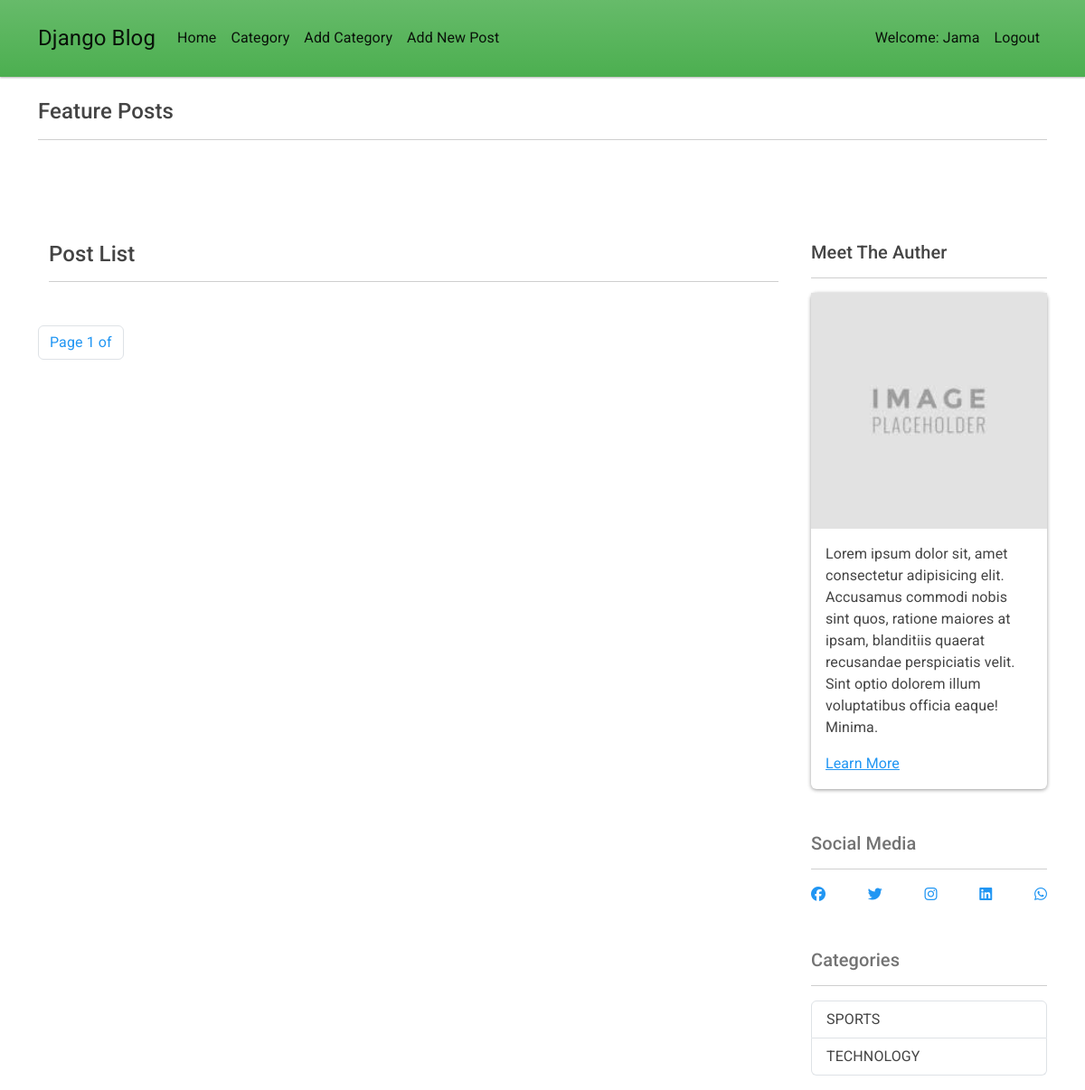
The app's page /, older data.
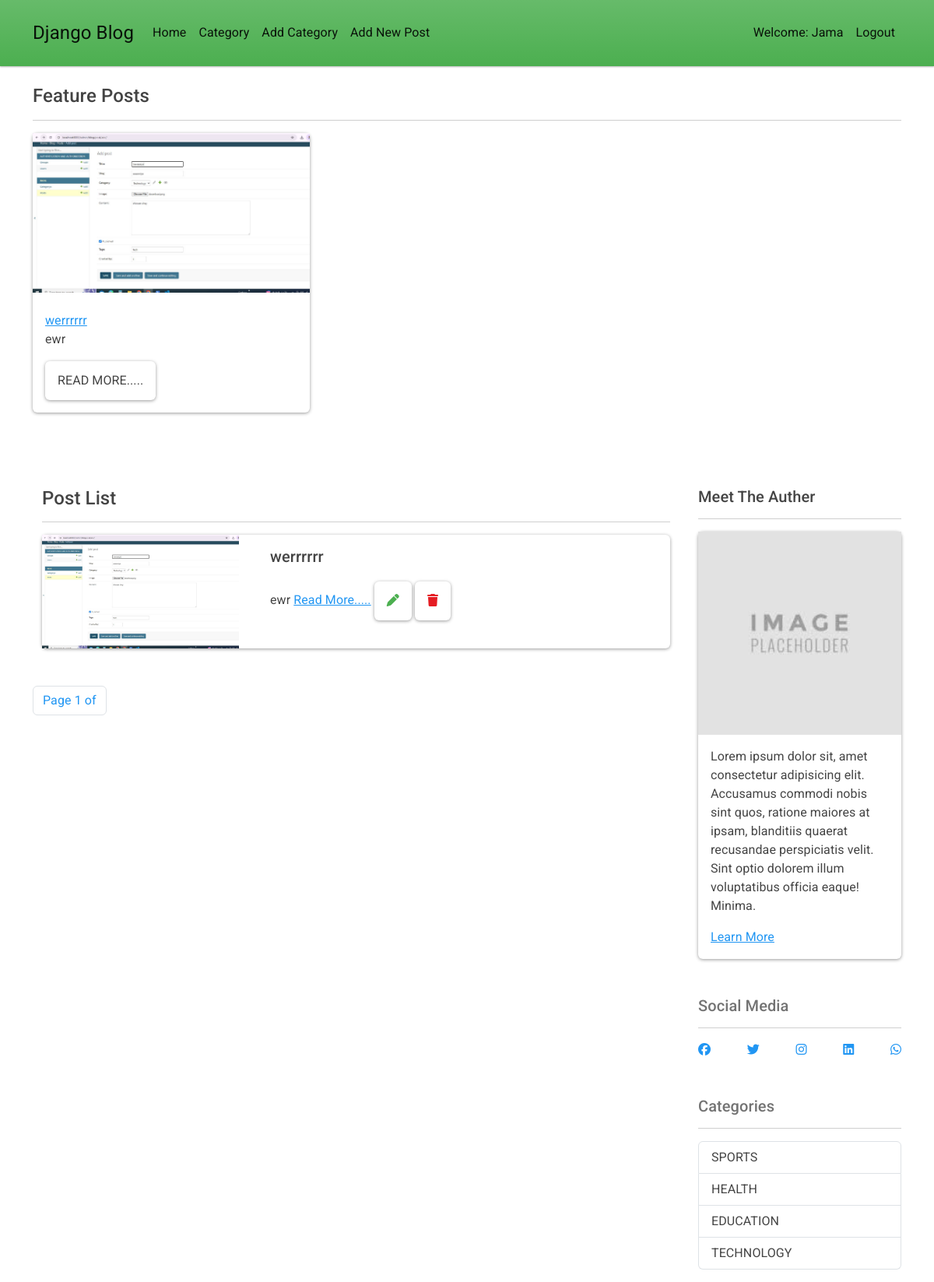
The same page, newer data.
### blog/models.py (models this page shows, shortened)
class Category(models.Model):
    name = models.CharField(max_length=50, unique=True)
    created = models.DateTimeField(auto_now_add=True)
    created_by = models.IntegerField()
    class Meta:
        verbose_name_plural = "Categories"

class Post(models.Model):
        title = models.CharField(max_length=100)
        slug = models.SlugField(max_length=200)
        Category = models.ForeignKey("Category", on_delete=models.CASCADE)
        image = models.ImageField(upload_to='static/image')
        content = models.TextField()
        puplished = models.BooleanField(default=False)
        tags = models.CharField(max_length=20)

### blog/views.py (the view)
# urls.py: path('', HomeView, name="home"),
def HomeView(request):
    featurePosts = Post.objects.order_by('-id')[:3]
    post_lists = Post.objects.order_by('-id')
    categories = Category.objects.order_by('-id')
    paginator = Paginator (post_lists, 2)
    page = request.GET.get('page')
    posts = paginator.get_page(page)
    context = {
        'featurePosts': featurePosts,
        'posts': posts,
        'categories': categories
    }
    return render(request, 'blog/home.html', context)

### blog/templates/blog/home.html
{% extends 'base.html' %} {% block content %}
<div class="container">
    <div class="row gy-4">
        {% include './featurePosts.html' with featurePosts=featurePosts%}
    </div>
    <div class="row">
        <div class="col-lg-9 col-12 mt-5">
            {% include './latestPost.html' with post_lists=post_lists %}
        </div>
        <div class="col lg-12 col-3 mt-5">{% include './sidebar.html' with categories=categories %}
        </div>
    </div>
</div>
{% endblock content %}

### tempalte/base.html (shortened to what this page needs)
{% load static %}
<!DOCTYPE html>
<html lang="en">
<head>
    <link rel="stylesheet" href="https://cdnjs.cloudflare.com/ajax/libs/font-awesome/6.7.2/css/all.min.css"
 />
    <link rel="stylesheet" href="{% static 'css/bootstrap.min.css'%}" />
    <link rel="stylesheet" href="{% static 'bootstrap.min.css'%}" />
    <link rel="stylesheet" href="{% static 'style.css'%}" />
</head>
<body>
    {% include './navbar.html' %} {% block content %} {% endblock content %}
</body>
</html>

### tempalte/navbar.html (shortened to what this page needs)
  <nav class='navbar navbar-expand-lg navbar-light bg-success sticky-top'>
    <div class="container">
        <a href="" class="navbar-brand">Django Blog</a>
    <div class="collapse navbar-collapse" id="navbarSupportedSontent">
        <ul class="navbar-nav mr-auto mb-2 mb-lg-0">
            <li class="nav-item">
                <a href="" class="nav-link active"> Home </a>
            </li>
            <li class="nav-item">
                <a href="" class="nav-link active"> Category </a>
            </li>
            <li class="nav-item">
                <a href="" class="nav-link active"> Add Category </a>
            </li>
            <li class="nav-item">
                <a href="" class="nav-link active"> Add New Post </a>
        </ul>
        <ul class="navbar-nav ms-auto mb-2 mb-lg-0">
            <ul class="navbar-nav ms-auto mb-2 mb-lg-0">
                <li class="nav-item">
                    <a href="" class="nav-link active"> Welcome: Jama </a>
                </li>
            <li class="nav-item">
                <a href="" class="nav-link active"> Logout </a>
            </li>
        </ul>
    </div>
    </div>
  </nav>

### blog/templates/blog/featurePosts.html (shortened to what this page needs)
<div class="container">
    <h4 class="text muted mt-5"> Feature Posts</h4>
    <hr>
    <div class="row gy 4">
        {% for post in featurePosts %}
       <div class="col-lg-4 col-lg-4 col-sm-4 col-12">
        <div class="card">
            <img src="{{post.image}}" class="card-img-top" />
            <div class="card-body">
                <a href="">{{post.title}}</a>
                <p class="card-text">{{post.content | truncatewords:10}}</p>
                <a href="" class="btn btn-outline-black">Read More.....</a>
            </div>
        </div>
       </div>
        {% endfor %}
    </div>
</div>

### blog/templates/blog/latestPost.html (shortened to what this page needs)
<div class="container
">
    <h4 class="text muted mt-5"> Post List</h4>
    <hr />
    {% for post in posts%}
    <div class="card mb-3">
        <div class="row gy-0">
            <div class="col-md-4">
                <img src="{{post.image}}" class="card-img" />
            </div>
            <div class="col-md-8">
                <div class="card-body">
                    <h5 class="card-title">
                        <p class="card-link-title">{{post.title}}
                    </h5>
                    <p class="card-text">{{post.content | truncatewords:20}}
                        <a href="">Read More.....</a>
                        <a href="" class="btn btn-outline-success">
                            <i class="fa fa-pen"></i>
                        </a>
                        <a href="" class="btn btn-outline-danger">
                            <i class="fa fa-trash"></i>
                        </a>
                    </p>
                </div>
            </div>
        </div>
    </div>
          {% endfor %}
</div>
{% include './paginator.html' with obj_pagination=posts %}

### blog/templates/blog/paginator.html (shortened to what this page needs)
<div class="row my-5">
    <div class="max auto">
        <div class="page navigation">
            <ul class="pagination">
                <li class="page-item">
                    <a href="" class="current page-link">
                        Page {{obj_pagination.number}} of
                    </a>
                </li>
            </ul>
        </div>
    </div>
</div>

### blog/templates/blog/sidebar.html (shortened to what this page needs)
<div>
    <br />
    <h5 class="text muted mt-3 mt-4">Meet The Auther</h5>
    <hr />
    <div class="card">
        <img
            alt="" class="card-img-top">
        <div class="card-body">
            <p class="card-text">
                Lorem ipsum dolor sit, amet consectetur adipisicing elit. Accusamus commodi nobis sint quos,
                ratione maiores at ipsam, blanditiis quaerat recusandae perspiciatis velit. Sint optio dolorem
                illum voluptatibus officia eaque! Minima.
            </p>
            <a href="" class="btn-btn-secondary-rounded-lg">Learn More</a>
        </div>
    </div>
    <div class="mt-5">
        <h5 class="text-muted">Social Media</h5> <hr />
        <p>
        <div class="btn-group">
            <a href=""> <i class="fab fa-facebook"></i></a>
            <a href=""> <i class="fab fa-twitter"></i></a>
            <a href=""> <i class="fab fa-instagram"></i></a>
            <a href=""> <i class="fab fa-linkedin"></i></a>
            <a href=""> <i class="fab fa-whatsapp"></i></a>
        </div>
        </p>
    </div>
    <div class="mt-5">
        <h5 class="text-muted">Categories</h5>
        <hr />
        <p>
            <ul class="list-group">
                {% for category in categories  %}
                <li class="list-group-item d-flex justify-content-between align-items-center">
                {{category.name |upper}}
            </li>
                {% endfor %}
            </ul>
        </p>
    </div>
</div>

### static/style.css (style rules this page uses)
.btn-group { display: flex; justify-content: space-between; }
.fab { font-size: 240; cursor: pointer; }
li { list-style: none; }

Row changes from the older to the newer data that the page shows:
added Post: image (picture), title "werrrrrr", content "ewr"
added Category: name "HEALTH"
added Category: name "EDUCATION"
